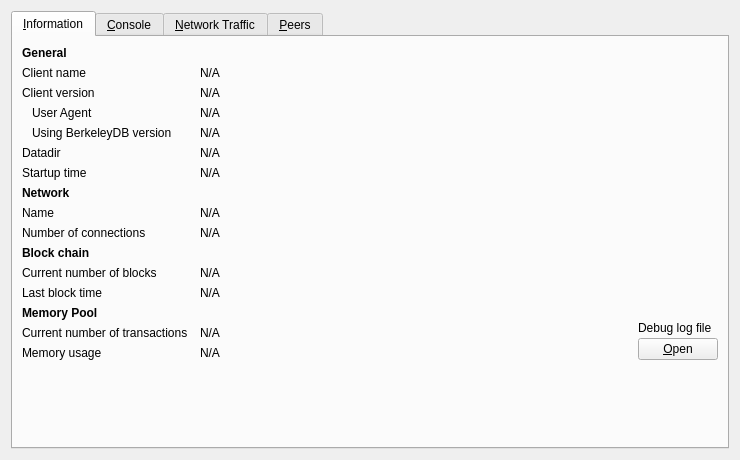
<?xml version="1.0" encoding="UTF-8"?>
<ui version="4.0">
 <class>RPCConsole</class>
 <widget class="QWidget" name="RPCConsole">
  <property name="geometry">
   <rect>
    <x>0</x>
    <y>0</y>
    <width>740</width>
    <height>430</height>
   </rect>
  </property>
  <property name="windowTitle">
   <string>Debug window</string>
  </property>
  <layout class="QVBoxLayout" name="verticalLayout_2">
   <item>
    <widget class="QTabWidget" name="tabWidget">
     <property name="currentIndex">
      <number>0</number>
     </property>
     <widget class="QWidget" name="tab_info">
      <attribute name="title">
       <string>&amp;Information</string>
      </attribute>
      <layout class="QGridLayout" name="gridLayout" columnstretch="0,1,0">
       <property name="horizontalSpacing">
        <number>12</number>
       </property>
       <item row="0" column="0">
        <widget class="QLabel" name="label_9">
         <property name="font">
          <font>
           <weight>75</weight>
           <bold>true</bold>
          </font>
         </property>
         <property name="text">
          <string>General</string>
         </property>
        </widget>
       </item>
       <item row="1" column="0">
        <widget class="QLabel" name="label_5">
         <property name="text">
          <string>Client name</string>
         </property>
        </widget>
       </item>
       <item row="1" column="1" colspan="2">
        <widget class="QLabel" name="clientName">
         <property name="cursor">
          <cursorShape>IBeamCursor</cursorShape>
         </property>
         <property name="text">
          <string>N/A</string>
         </property>
         <property name="textFormat">
          <enum>Qt::PlainText</enum>
         </property>
         <property name="textInteractionFlags">
          <set>Qt::LinksAccessibleByMouse|Qt::TextSelectableByKeyboard|Qt::TextSelectableByMouse</set>
         </property>
        </widget>
       </item>
       <item row="2" column="0">
        <widget class="QLabel" name="label_6">
         <property name="text">
          <string>Client version</string>
         </property>
        </widget>
       </item>
       <item row="2" column="1" colspan="2">
        <widget class="QLabel" name="clientVersion">
         <property name="cursor">
          <cursorShape>IBeamCursor</cursorShape>
         </property>
         <property name="text">
          <string>N/A</string>
         </property>
         <property name="textFormat">
          <enum>Qt::PlainText</enum>
         </property>
         <property name="textInteractionFlags">
          <set>Qt::LinksAccessibleByMouse|Qt::TextSelectableByKeyboard|Qt::TextSelectableByMouse</set>
         </property>
        </widget>
       </item>
       <item row="3" column="0">
        <widget class="QLabel" name="labelClientUserAgent">
         <property name="text">
          <string>User Agent</string>
         </property>
         <property name="indent">
          <number>10</number>
         </property>
        </widget>
       </item>
       <item row="3" column="1" colspan="2">
        <widget class="QLabel" name="clientUserAgent">
         <property name="cursor">
          <cursorShape>IBeamCursor</cursorShape>
         </property>
         <property name="text">
          <string>N/A</string>
         </property>
         <property name="textFormat">
          <enum>Qt::PlainText</enum>
         </property>
         <property name="textInteractionFlags">
          <set>Qt::LinksAccessibleByMouse|Qt::TextSelectableByKeyboard|Qt::TextSelectableByMouse</set>
         </property>
        </widget>
       </item>
       <item row="4" column="0">
        <widget class="QLabel" name="label_berkeleyDBVersion">
         <property name="text">
          <string>Using BerkeleyDB version</string>
         </property>
         <property name="indent">
          <number>10</number>
         </property>
        </widget>
       </item>
       <item row="4" column="1" colspan="2">
        <widget class="QLabel" name="berkeleyDBVersion">
         <property name="cursor">
          <cursorShape>IBeamCursor</cursorShape>
         </property>
         <property name="text">
          <string>N/A</string>
         </property>
         <property name="textFormat">
          <enum>Qt::PlainText</enum>
         </property>
         <property name="textInteractionFlags">
          <set>Qt::LinksAccessibleByMouse|Qt::TextSelectableByKeyboard|Qt::TextSelectableByMouse</set>
         </property>
        </widget>
       </item>
       <item row="5" column="0">
        <widget class="QLabel" name="label_12">
         <property name="text">
          <string>Datadir</string>
         </property>
        </widget>
       </item>
       <item row="5" column="1" colspan="2">
        <widget class="QLabel" name="dataDir">
         <property name="cursor">
          <cursorShape>IBeamCursor</cursorShape>
         </property>
         <property name="text">
          <string>N/A</string>
         </property>
         <property name="textFormat">
          <enum>Qt::PlainText</enum>
         </property>
         <property name="wordWrap">
          <bool>true</bool>
         </property>
         <property name="textInteractionFlags">
          <set>Qt::LinksAccessibleByMouse|Qt::TextSelectableByKeyboard|Qt::TextSelectableByMouse</set>
         </property>
        </widget>
       </item>
       <item row="6" column="0">
        <widget class="QLabel" name="label_13">
         <property name="text">
          <string>Startup time</string>
         </property>
        </widget>
       </item>
       <item row="6" column="1" colspan="2">
        <widget class="QLabel" name="startupTime">
         <property name="cursor">
          <cursorShape>IBeamCursor</cursorShape>
         </property>
         <property name="text">
          <string>N/A</string>
         </property>
         <property name="textFormat">
          <enum>Qt::PlainText</enum>
         </property>
         <property name="textInteractionFlags">
          <set>Qt::LinksAccessibleByMouse|Qt::TextSelectableByKeyboard|Qt::TextSelectableByMouse</set>
         </property>
        </widget>
       </item>
       <item row="7" column="0">
           <widget class="QLabel" name="labelNetwork">
               <property name="font">
                   <font>
                       <weight>75</weight>
                       <bold>true</bold>
                   </font>
               </property>
               <property name="text">
                   <string>Network</string>
               </property>
           </widget>
       </item>
       <item row="8" column="0">
        <widget class="QLabel" name="label_8">
         <property name="text">
          <string>Name</string>
         </property>
        </widget>
       </item>
       <item row="8" column="1" colspan="2">
        <widget class="QLabel" name="networkName">
         <property name="cursor">
          <cursorShape>IBeamCursor</cursorShape>
         </property>
         <property name="text">
          <string>N/A</string>
         </property>
         <property name="textFormat">
          <enum>Qt::PlainText</enum>
         </property>
         <property name="textInteractionFlags">
          <set>Qt::LinksAccessibleByMouse|Qt::TextSelectableByKeyboard|Qt::TextSelectableByMouse</set>
         </property>
        </widget>
       </item>
       <item row="9" column="0">
        <widget class="QLabel" name="label_7">
         <property name="text">
          <string>Number of connections</string>
         </property>
        </widget>
       </item>
       <item row="9" column="1" colspan="2">
        <widget class="QLabel" name="numberOfConnections">
         <property name="cursor">
          <cursorShape>IBeamCursor</cursorShape>
         </property>
         <property name="text">
          <string>N/A</string>
         </property>
         <property name="textFormat">
          <enum>Qt::PlainText</enum>
         </property>
         <property name="textInteractionFlags">
          <set>Qt::LinksAccessibleByMouse|Qt::TextSelectableByKeyboard|Qt::TextSelectableByMouse</set>
         </property>
        </widget>
       </item>
       <item row="10" column="0">
        <widget class="QLabel" name="label_10">
         <property name="font">
          <font>
           <weight>75</weight>
           <bold>true</bold>
          </font>
         </property>
         <property name="text">
          <string>Block chain</string>
         </property>
        </widget>
       </item>
       <item row="11" column="0">
        <widget class="QLabel" name="label_3">
         <property name="text">
          <string>Current number of blocks</string>
         </property>
        </widget>
       </item>
       <item row="11" column="1" colspan="2">
        <widget class="QLabel" name="numberOfBlocks">
         <property name="cursor">
          <cursorShape>IBeamCursor</cursorShape>
         </property>
         <property name="text">
          <string>N/A</string>
         </property>
         <property name="textFormat">
          <enum>Qt::PlainText</enum>
         </property>
         <property name="textInteractionFlags">
          <set>Qt::LinksAccessibleByMouse|Qt::TextSelectableByKeyboard|Qt::TextSelectableByMouse</set>
         </property>
        </widget>
       </item>
       <item row="12" column="0">
        <widget class="QLabel" name="labelLastBlockTime">
         <property name="text">
          <string>Last block time</string>
         </property>
        </widget>
       </item>
       <item row="12" column="1" colspan="2">
        <widget class="QLabel" name="lastBlockTime">
         <property name="cursor">
          <cursorShape>IBeamCursor</cursorShape>
         </property>
         <property name="text">
          <string>N/A</string>
         </property>
         <property name="textFormat">
          <enum>Qt::PlainText</enum>
         </property>
         <property name="textInteractionFlags">
          <set>Qt::LinksAccessibleByMouse|Qt::TextSelectableByKeyboard|Qt::TextSelectableByMouse</set>
         </property>
        </widget>
       </item>
       <item row="13" column="0">
        <widget class="QLabel" name="labelMempoolTitle">
         <property name="font">
          <font>
           <weight>75</weight>
           <bold>true</bold>
          </font>
         </property>
         <property name="text">
          <string>Memory Pool</string>
         </property>
        </widget>
       </item>
       <item row="14" column="0">
        <widget class="QLabel" name="labelNumberOfTransactions">
         <property name="text">
          <string>Current number of transactions</string>
         </property>
        </widget>
       </item>
       <item row="14" column="1">
        <widget class="QLabel" name="mempoolNumberTxs">
         <property name="cursor">
          <cursorShape>IBeamCursor</cursorShape>
         </property>
         <property name="text">
          <string>N/A</string>
         </property>
         <property name="textFormat">
          <enum>Qt::PlainText</enum>
         </property>
         <property name="textInteractionFlags">
          <set>Qt::LinksAccessibleByMouse|Qt::TextSelectableByKeyboard|Qt::TextSelectableByMouse</set>
         </property>
        </widget>
       </item>
       <item row="15" column="0">
        <widget class="QLabel" name="labelMemoryUsage">
         <property name="text">
          <string>Memory usage</string>
         </property>
        </widget>
       </item>
       <item row="15" column="1">
        <widget class="QLabel" name="mempoolSize">
         <property name="cursor">
          <cursorShape>IBeamCursor</cursorShape>
         </property>
         <property name="text">
          <string>N/A</string>
         </property>
         <property name="textFormat">
          <enum>Qt::PlainText</enum>
         </property>
         <property name="textInteractionFlags">
          <set>Qt::LinksAccessibleByMouse|Qt::TextSelectableByKeyboard|Qt::TextSelectableByMouse</set>
         </property>
        </widget>
       </item>
       <item row="13" column="2" rowspan="3">
        <layout class="QVBoxLayout" name="verticalLayoutDebugButton">
         <property name="spacing">
          <number>3</number>
         </property>
         <item>
          <spacer name="verticalSpacer_2">
           <property name="orientation">
            <enum>Qt::Vertical</enum>
           </property>
           <property name="sizeHint" stdset="0">
            <size>
             <width>10</width>
             <height>5</height>
            </size>
           </property>
          </spacer>
         </item>
         <item>
          <widget class="QLabel" name="labelDebugLogfile">
           <property name="text">
            <string>Debug log file</string>
           </property>
          </widget>
         </item>
         <item>
          <widget class="QPushButton" name="openDebugLogfileButton">
           <property name="toolTip">
            <string>Open the %1 debug log file from the current data directory. This can take a few seconds for large log files.</string>
           </property>
           <property name="text">
            <string>&amp;Open</string>
           </property>
           <property name="autoDefault">
            <bool>false</bool>
           </property>
          </widget>
         </item>
        </layout>
       </item>
       <item row="16" column="0">
        <spacer name="verticalSpacer">
         <property name="orientation">
          <enum>Qt::Vertical</enum>
         </property>
         <property name="sizeHint" stdset="0">
          <size>
           <width>20</width>
           <height>40</height>
          </size>
         </property>
        </spacer>
       </item>
      </layout>
     </widget>
     <widget class="QWidget" name="tab_console">
      <attribute name="title">
       <string>&amp;Console</string>
      </attribute>
      <layout class="QVBoxLayout" name="verticalLayout_3">
       <property name="spacing">
        <number>3</number>
       </property>
       <property name="bottomMargin">
        <number>5</number>
       </property>
       <item>
        <layout class="QHBoxLayout" name="horizontalLayout">
         <property name="spacing">
          <number>4</number>
         </property>
         <item>
          <spacer name="horizontalSpacer">
           <property name="orientation">
            <enum>Qt::Horizontal</enum>
           </property>
           <property name="sizeHint" stdset="0">
            <size>
             <width>40</width>
             <height>20</height>
            </size>
           </property>
          </spacer>
         </item>
         <item>
          <widget class="QPushButton" name="fontSmallerButton">
           <property name="maximumSize">
            <size>
             <width>24</width>
             <height>24</height>
            </size>
           </property>
           <property name="text">
            <string/>
           </property>
           <property name="toolTip">
            <string>Decrease font size</string>
           </property>
           <property name="icon">
            <iconset resource="../noirshares.qrc">
             <normaloff>:/icons/fontsmaller</normaloff>:/icons/fontsmaller</iconset>
           </property>
           <property name="iconSize">
            <size>
             <width>24</width>
             <height>16</height>
            </size>
           </property>
           <property name="autoDefault">
            <bool>false</bool>
           </property>
           <property name="flat">
            <bool>true</bool>
           </property>
          </widget>
         </item>
         <item>
          <widget class="QPushButton" name="fontBiggerButton">
           <property name="maximumSize">
            <size>
             <width>24</width>
             <height>24</height>
            </size>
           </property>
           <property name="toolTip">
            <string>Increase font size</string>
           </property>
           <property name="text">
            <string/>
           </property>
           <property name="icon">
            <iconset resource="../noirshares.qrc">
             <normaloff>:/icons/fontbigger</normaloff>:/icons/fontbigger</iconset>
           </property>
           <property name="iconSize">
            <size>
             <width>24</width>
             <height>16</height>
            </size>
           </property>
           <property name="autoDefault">
            <bool>false</bool>
           </property>
           <property name="flat">
            <bool>true</bool>
           </property>
          </widget>
         </item>
         <item>
          <widget class="QPushButton" name="clearButton">
           <property name="maximumSize">
            <size>
             <width>24</width>
             <height>24</height>
            </size>
           </property>
           <property name="toolTip">
            <string>Clear console</string>
           </property>
           <property name="layoutDirection">
            <enum>Qt::LeftToRight</enum>
           </property>
           <property name="text">
            <string/>
           </property>
           <property name="icon">
            <iconset resource="../noirshares.qrc">
             <normaloff>:/icons/remove</normaloff>:/icons/remove</iconset>
           </property>
           <property name="shortcut">
            <string notr="true">Ctrl+L</string>
           </property>
           <property name="autoDefault">
            <bool>false</bool>
           </property>
           <property name="flat">
            <bool>true</bool>
           </property>
          </widget>
         </item>
        </layout>
       </item>
       <item>
        <widget class="QTextEdit" name="messagesWidget">
         <property name="minimumSize">
          <size>
           <width>0</width>
           <height>100</height>
          </size>
         </property>
         <property name="readOnly">
          <bool>true</bool>
         </property>
         <property name="tabKeyNavigation" stdset="0">
          <bool>false</bool>
         </property>
         <property name="columnCount" stdset="0">
          <number>2</number>
         </property>
        </widget>
       </item>
       <item>
        <layout class="QHBoxLayout" name="horizontalLayoutPrompt">
         <property name="spacing">
          <number>3</number>
         </property>
         <item>
          <widget class="QPushButton" name="promptIcon">
           <property name="enabled">
            <bool>false</bool>
           </property>
           <property name="maximumSize">
            <size>
             <width>16</width>
             <height>24</height>
            </size>
           </property>
           <property name="text">
            <string/>
           </property>
           <property name="icon">
            <iconset resource="../noirshares.qrc">
             <normaloff>:/icons/prompticon</normaloff>
             <disabledoff>:/icons/prompticon</disabledoff>:/icons/prompticon</iconset>
           </property>
           <property name="iconSize">
            <size>
             <width>14</width>
             <height>14</height>
            </size>
           </property>
           <property name="autoDefault">
            <bool>false</bool>
           </property>
           <property name="flat">
            <bool>true</bool>
           </property>
          </widget>
         </item>
         <item>
          <widget class="QLineEdit" name="lineEdit">
           <property name="placeholderText">
            <string/>
           </property>
          </widget>
         </item>
        </layout>
       </item>
      </layout>
     </widget>
     <widget class="QWidget" name="tab_nettraffic">
      <attribute name="title">
       <string>&amp;Network Traffic</string>
      </attribute>
      <layout class="QHBoxLayout" name="horizontalLayout_3">
       <item>
        <layout class="QVBoxLayout" name="verticalLayout_4">
         <item>
          <widget class="TrafficGraphWidget" name="trafficGraph" native="true">
           <property name="sizePolicy">
            <sizepolicy hsizetype="Expanding" vsizetype="Expanding">
             <horstretch>0</horstretch>
             <verstretch>0</verstretch>
            </sizepolicy>
           </property>
          </widget>
         </item>
         <item>
          <layout class="QHBoxLayout" name="horizontalLayout_2">
           <item>
            <widget class="QSlider" name="sldGraphRange">
             <property name="minimum">
              <number>1</number>
             </property>
             <property name="maximum">
              <number>288</number>
             </property>
             <property name="pageStep">
              <number>12</number>
             </property>
             <property name="value">
              <number>6</number>
             </property>
             <property name="orientation">
              <enum>Qt::Horizontal</enum>
             </property>
            </widget>
           </item>
           <item>
            <widget class="QLabel" name="lblGraphRange">
             <property name="minimumSize">
              <size>
               <width>100</width>
               <height>0</height>
              </size>
             </property>
             <property name="alignment">
              <set>Qt::AlignCenter</set>
             </property>
            </widget>
           </item>
           <item>
            <widget class="QPushButton" name="btnClearTrafficGraph">
             <property name="text">
              <string>&amp;Clear</string>
             </property>
             <property name="autoDefault">
              <bool>false</bool>
             </property>
            </widget>
           </item>
          </layout>
         </item>
        </layout>
       </item>
       <item>
        <layout class="QVBoxLayout" name="verticalLayout">
         <item>
          <widget class="QGroupBox" name="groupBox">
           <property name="title">
            <string>Totals</string>
           </property>
           <layout class="QVBoxLayout" name="verticalLayout_5">
            <item>
             <layout class="QHBoxLayout" name="horizontalLayout_4">
              <item>
               <widget class="Line" name="line">
                <property name="sizePolicy">
                 <sizepolicy hsizetype="Fixed" vsizetype="Fixed">
                  <horstretch>0</horstretch>
                  <verstretch>0</verstretch>
                 </sizepolicy>
                </property>
                <property name="minimumSize">
                 <size>
                  <width>10</width>
                  <height>0</height>
                 </size>
                </property>
                <property name="palette">
                 <palette>
                  <active>
                   <colorrole role="Light">
                    <brush brushstyle="SolidPattern">
                     <color alpha="255">
                      <red>0</red>
                      <green>255</green>
                      <blue>0</blue>
                     </color>
                    </brush>
                   </colorrole>
                  </active>
                  <inactive>
                   <colorrole role="Light">
                    <brush brushstyle="SolidPattern">
                     <color alpha="255">
                      <red>0</red>
                      <green>255</green>
                      <blue>0</blue>
                     </color>
                    </brush>
                   </colorrole>
                  </inactive>
                  <disabled>
                   <colorrole role="Light">
                    <brush brushstyle="SolidPattern">
                     <color alpha="255">
                      <red>0</red>
                      <green>255</green>
                      <blue>0</blue>
                     </color>
                    </brush>
                   </colorrole>
                  </disabled>
                 </palette>
                </property>
                <property name="orientation">
                 <enum>Qt::Horizontal</enum>
                </property>
               </widget>
              </item>
              <item>
               <widget class="QLabel" name="label_16">
                <property name="text">
                 <string>Received</string>
                </property>
               </widget>
              </item>
              <item>
               <widget class="QLabel" name="lblBytesIn">
                <property name="minimumSize">
                 <size>
                  <width>50</width>
                  <height>0</height>
                 </size>
                </property>
                <property name="alignment">
                 <set>Qt::AlignRight|Qt::AlignTrailing|Qt::AlignVCenter</set>
                </property>
               </widget>
              </item>
             </layout>
            </item>
            <item>
             <layout class="QHBoxLayout" name="horizontalLayout_5">
              <item>
               <widget class="Line" name="line_2">
                <property name="sizePolicy">
                 <sizepolicy hsizetype="Fixed" vsizetype="Fixed">
                  <horstretch>0</horstretch>
                  <verstretch>0</verstretch>
                 </sizepolicy>
                </property>
                <property name="minimumSize">
                 <size>
                  <width>10</width>
                  <height>0</height>
                 </size>
                </property>
                <property name="palette">
                 <palette>
                  <active>
                   <colorrole role="Light">
                    <brush brushstyle="SolidPattern">
                     <color alpha="255">
                      <red>255</red>
                      <green>0</green>
                      <blue>0</blue>
                     </color>
                    </brush>
                   </colorrole>
                  </active>
                  <inactive>
                   <colorrole role="Light">
                    <brush brushstyle="SolidPattern">
                     <color alpha="255">
                      <red>255</red>
                      <green>0</green>
                      <blue>0</blue>
                     </color>
                    </brush>
                   </colorrole>
                  </inactive>
                  <disabled>
                   <colorrole role="Light">
                    <brush brushstyle="SolidPattern">
                     <color alpha="255">
                      <red>255</red>
                      <green>0</green>
                      <blue>0</blue>
                     </color>
                    </brush>
                   </colorrole>
                  </disabled>
                 </palette>
                </property>
                <property name="orientation">
                 <enum>Qt::Horizontal</enum>
                </property>
               </widget>
              </item>
              <item>
               <widget class="QLabel" name="label_17">
                <property name="text">
                 <string>Sent</string>
                </property>
               </widget>
              </item>
              <item>
               <widget class="QLabel" name="lblBytesOut">
                <property name="minimumSize">
                 <size>
                  <width>50</width>
                  <height>0</height>
                 </size>
                </property>
                <property name="alignment">
                 <set>Qt::AlignRight|Qt::AlignTrailing|Qt::AlignVCenter</set>
                </property>
               </widget>
              </item>
             </layout>
            </item>
            <item>
             <spacer name="verticalSpacer_4">
              <property name="orientation">
               <enum>Qt::Vertical</enum>
              </property>
              <property name="sizeHint" stdset="0">
               <size>
                <width>20</width>
                <height>407</height>
               </size>
              </property>
             </spacer>
            </item>
           </layout>
          </widget>
         </item>
        </layout>
       </item>
      </layout>
     </widget>
     <widget class="QWidget" name="tab_peers">
      <attribute name="title">
       <string>&amp;Peers</string>
      </attribute>
      <layout class="QGridLayout" name="gridLayout_2">
       <item row="0" column="0" rowspan="2">
        <layout class="QVBoxLayout" name="verticalLayout_101">
         <property name="spacing">
          <number>0</number>
         </property>
         <item>
          <widget class="QTableView" name="peerWidget">
           <property name="horizontalScrollBarPolicy">
            <enum>Qt::ScrollBarAsNeeded</enum>
           </property>
           <property name="tabKeyNavigation">
            <bool>false</bool>
           </property>
           <property name="sortingEnabled">
            <bool>true</bool>
           </property>
           <attribute name="horizontalHeaderHighlightSections">
            <bool>false</bool>
           </attribute>
          </widget>
         </item>
         <item>
          <widget class="QLabel" name="banHeading">
           <property name="sizePolicy">
            <sizepolicy hsizetype="Preferred" vsizetype="Minimum">
             <horstretch>0</horstretch>
             <verstretch>0</verstretch>
            </sizepolicy>
           </property>
           <property name="minimumSize">
            <size>
             <width>300</width>
             <height>32</height>
            </size>
           </property>
           <property name="maximumSize">
            <size>
             <width>16777215</width>
             <height>32</height>
            </size>
           </property>
           <property name="font">
            <font>
             <pointsize>12</pointsize>
            </font>
           </property>
           <property name="cursor">
            <cursorShape>IBeamCursor</cursorShape>
           </property>
           <property name="text">
            <string>Banned peers</string>
           </property>
           <property name="alignment">
            <set>Qt::AlignBottom|Qt::AlignLeading|Qt::AlignLeft</set>
           </property>
           <property name="wordWrap">
            <bool>true</bool>
           </property>
           <property name="textInteractionFlags">
            <set>Qt::NoTextInteraction</set>
           </property>
          </widget>
         </item>
         <item>
          <widget class="QTableView" name="banlistWidget">
           <property name="sizePolicy">
            <sizepolicy hsizetype="Expanding" vsizetype="Expanding">
             <horstretch>0</horstretch>
             <verstretch>0</verstretch>
            </sizepolicy>
           </property>
           <property name="horizontalScrollBarPolicy">
            <enum>Qt::ScrollBarAsNeeded</enum>
           </property>
           <property name="tabKeyNavigation">
            <bool>false</bool>
           </property>
           <property name="sortingEnabled">
            <bool>true</bool>
           </property>
           <attribute name="horizontalHeaderHighlightSections">
            <bool>false</bool>
           </attribute>
          </widget>
         </item>
        </layout>
       </item>
       <item row="0" column="1">
        <widget class="QLabel" name="peerHeading">
         <property name="sizePolicy">
          <sizepolicy hsizetype="Preferred" vsizetype="Minimum">
           <horstretch>0</horstretch>
           <verstretch>0</verstretch>
          </sizepolicy>
         </property>
         <property name="minimumSize">
          <size>
           <width>300</width>
           <height>32</height>
          </size>
         </property>
         <property name="font">
          <font>
           <pointsize>10</pointsize>
          </font>
         </property>
         <property name="cursor">
          <cursorShape>IBeamCursor</cursorShape>
         </property>
         <property name="text">
          <string>Select a peer to view detailed information.</string>
         </property>
         <property name="alignment">
          <set>Qt::AlignHCenter|Qt::AlignTop</set>
         </property>
         <property name="wordWrap">
          <bool>true</bool>
         </property>
         <property name="textInteractionFlags">
          <set>Qt::LinksAccessibleByMouse|Qt::TextSelectableByKeyboard|Qt::TextSelectableByMouse</set>
         </property>
        </widget>
       </item>
       <item row="1" column="1">
        <widget class="QWidget" name="detailWidget" native="true">
         <property name="minimumSize">
          <size>
           <width>300</width>
           <height>0</height>
          </size>
         </property>
         <layout class="QGridLayout" name="gridLayout_3">
          <item row="0" column="0">
           <widget class="QLabel" name="label_30">
            <property name="text">
             <string>Whitelisted</string>
            </property>
           </widget>
          </item>
          <item row="0" column="2">
           <widget class="QLabel" name="peerWhitelisted">
            <property name="cursor">
             <cursorShape>IBeamCursor</cursorShape>
            </property>
            <property name="text">
             <string>N/A</string>
            </property>
            <property name="textFormat">
             <enum>Qt::PlainText</enum>
            </property>
            <property name="textInteractionFlags">
             <set>Qt::LinksAccessibleByMouse|Qt::TextSelectableByKeyboard|Qt::TextSelectableByMouse</set>
            </property>
           </widget>
          </item>
          <item row="1" column="0">
           <widget class="QLabel" name="label_23">
            <property name="text">
             <string>Direction</string>
            </property>
           </widget>
          </item>
          <item row="1" column="2">
           <widget class="QLabel" name="peerDirection">
            <property name="cursor">
             <cursorShape>IBeamCursor</cursorShape>
            </property>
            <property name="text">
             <string>N/A</string>
            </property>
            <property name="textFormat">
             <enum>Qt::PlainText</enum>
            </property>
            <property name="textInteractionFlags">
             <set>Qt::LinksAccessibleByMouse|Qt::TextSelectableByKeyboard|Qt::TextSelectableByMouse</set>
            </property>
           </widget>
          </item>
          <item row="2" column="0">
           <widget class="QLabel" name="label_21">
            <property name="text">
             <string>Version</string>
            </property>
           </widget>
          </item>
          <item row="2" column="2">
           <widget class="QLabel" name="peerVersion">
            <property name="cursor">
             <cursorShape>IBeamCursor</cursorShape>
            </property>
            <property name="text">
             <string>N/A</string>
            </property>
            <property name="textFormat">
             <enum>Qt::PlainText</enum>
            </property>
            <property name="textInteractionFlags">
             <set>Qt::LinksAccessibleByMouse|Qt::TextSelectableByKeyboard|Qt::TextSelectableByMouse</set>
            </property>
           </widget>
          </item>
          <item row="3" column="0">
           <widget class="QLabel" name="label_28">
            <property name="text">
             <string>User Agent</string>
            </property>
           </widget>
          </item>
          <item row="3" column="2">
           <widget class="QLabel" name="peerSubversion">
            <property name="cursor">
             <cursorShape>IBeamCursor</cursorShape>
            </property>
            <property name="text">
             <string>N/A</string>
            </property>
            <property name="textFormat">
             <enum>Qt::PlainText</enum>
            </property>
            <property name="textInteractionFlags">
             <set>Qt::LinksAccessibleByMouse|Qt::TextSelectableByKeyboard|Qt::TextSelectableByMouse</set>
            </property>
           </widget>
          </item>
          <item row="4" column="0">
           <widget class="QLabel" name="label_4">
            <property name="text">
             <string>Services</string>
            </property>
           </widget>
          </item>
          <item row="4" column="2">
           <widget class="QLabel" name="peerServices">
            <property name="cursor">
             <cursorShape>IBeamCursor</cursorShape>
            </property>
            <property name="text">
             <string>N/A</string>
            </property>
            <property name="textFormat">
             <enum>Qt::PlainText</enum>
            </property>
            <property name="textInteractionFlags">
             <set>Qt::LinksAccessibleByMouse|Qt::TextSelectableByKeyboard|Qt::TextSelectableByMouse</set>
            </property>
           </widget>
          </item>
          <item row="5" column="0">
           <widget class="QLabel" name="label_29">
            <property name="text">
             <string>Starting Block</string>
            </property>
           </widget>
          </item>
          <item row="5" column="2">
           <widget class="QLabel" name="peerHeight">
            <property name="cursor">
             <cursorShape>IBeamCursor</cursorShape>
            </property>
            <property name="text">
             <string>N/A</string>
            </property>
            <property name="textFormat">
             <enum>Qt::PlainText</enum>
            </property>
            <property name="textInteractionFlags">
             <set>Qt::LinksAccessibleByMouse|Qt::TextSelectableByKeyboard|Qt::TextSelectableByMouse</set>
            </property>
           </widget>
          </item>
          <item row="6" column="0">
           <widget class="QLabel" name="label_27">
            <property name="text">
             <string>Synced Headers</string>
            </property>
           </widget>
          </item>
          <item row="6" column="2">
           <widget class="QLabel" name="peerSyncHeight">
            <property name="cursor">
             <cursorShape>IBeamCursor</cursorShape>
            </property>
            <property name="text">
             <string>N/A</string>
            </property>
            <property name="textFormat">
             <enum>Qt::PlainText</enum>
            </property>
            <property name="textInteractionFlags">
             <set>Qt::LinksAccessibleByMouse|Qt::TextSelectableByKeyboard|Qt::TextSelectableByMouse</set>
            </property>
           </widget>
          </item>
          <item row="7" column="0">
           <widget class="QLabel" name="label_25">
            <property name="text">
             <string>Synced Blocks</string>
            </property>
           </widget>
          </item>
          <item row="7" column="2">
           <widget class="QLabel" name="peerCommonHeight">
            <property name="cursor">
             <cursorShape>IBeamCursor</cursorShape>
            </property>
            <property name="text">
             <string>N/A</string>
            </property>
            <property name="textFormat">
             <enum>Qt::PlainText</enum>
            </property>
            <property name="textInteractionFlags">
             <set>Qt::LinksAccessibleByMouse|Qt::TextSelectableByKeyboard|Qt::TextSelectableByMouse</set>
            </property>
           </widget>
          </item>
          <item row="8" column="0">
           <widget class="QLabel" name="label_24">
            <property name="text">
             <string>Ban Score</string>
            </property>
           </widget>
          </item>
          <item row="8" column="2">
           <widget class="QLabel" name="peerBanScore">
            <property name="cursor">
             <cursorShape>IBeamCursor</cursorShape>
            </property>
            <property name="text">
             <string>N/A</string>
            </property>
            <property name="textFormat">
             <enum>Qt::PlainText</enum>
            </property>
            <property name="textInteractionFlags">
             <set>Qt::LinksAccessibleByMouse|Qt::TextSelectableByKeyboard|Qt::TextSelectableByMouse</set>
            </property>
           </widget>
          </item>
          <item row="9" column="0">
           <widget class="QLabel" name="label_22">
            <property name="text">
             <string>Connection Time</string>
            </property>
           </widget>
          </item>
          <item row="9" column="2">
           <widget class="QLabel" name="peerConnTime">
            <property name="cursor">
             <cursorShape>IBeamCursor</cursorShape>
            </property>
            <property name="text">
             <string>N/A</string>
            </property>
            <property name="textFormat">
             <enum>Qt::PlainText</enum>
            </property>
            <property name="textInteractionFlags">
             <set>Qt::LinksAccessibleByMouse|Qt::TextSelectableByKeyboard|Qt::TextSelectableByMouse</set>
            </property>
           </widget>
          </item>
          <item row="10" column="0">
           <widget class="QLabel" name="label_15">
            <property name="text">
             <string>Last Send</string>
            </property>
           </widget>
          </item>
          <item row="10" column="2">
           <widget class="QLabel" name="peerLastSend">
            <property name="cursor">
             <cursorShape>IBeamCursor</cursorShape>
            </property>
            <property name="text">
             <string>N/A</string>
            </property>
            <property name="textFormat">
             <enum>Qt::PlainText</enum>
            </property>
            <property name="textInteractionFlags">
             <set>Qt::LinksAccessibleByMouse|Qt::TextSelectableByKeyboard|Qt::TextSelectableByMouse</set>
            </property>
           </widget>
          </item>
          <item row="11" column="0">
           <widget class="QLabel" name="label_19">
            <property name="text">
             <string>Last Receive</string>
            </property>
           </widget>
          </item>
          <item row="11" column="2">
           <widget class="QLabel" name="peerLastRecv">
            <property name="cursor">
             <cursorShape>IBeamCursor</cursorShape>
            </property>
            <property name="text">
             <string>N/A</string>
            </property>
            <property name="textFormat">
             <enum>Qt::PlainText</enum>
            </property>
            <property name="textInteractionFlags">
             <set>Qt::LinksAccessibleByMouse|Qt::TextSelectableByKeyboard|Qt::TextSelectableByMouse</set>
            </property>
           </widget>
          </item>
          <item row="12" column="0">
           <widget class="QLabel" name="label_18">
            <property name="text">
             <string>Sent</string>
            </property>
           </widget>
          </item>
          <item row="12" column="2">
           <widget class="QLabel" name="peerBytesSent">
            <property name="cursor">
             <cursorShape>IBeamCursor</cursorShape>
            </property>
            <property name="text">
             <string>N/A</string>
            </property>
            <property name="textFormat">
             <enum>Qt::PlainText</enum>
            </property>
            <property name="textInteractionFlags">
             <set>Qt::LinksAccessibleByMouse|Qt::TextSelectableByKeyboard|Qt::TextSelectableByMouse</set>
            </property>
           </widget>
          </item>
          <item row="13" column="0">
           <widget class="QLabel" name="label_20">
            <property name="text">
             <string>Received</string>
            </property>
           </widget>
          </item>
          <item row="13" column="2">
           <widget class="QLabel" name="peerBytesRecv">
            <property name="cursor">
             <cursorShape>IBeamCursor</cursorShape>
            </property>
            <property name="text">
             <string>N/A</string>
            </property>
            <property name="textFormat">
             <enum>Qt::PlainText</enum>
            </property>
            <property name="textInteractionFlags">
             <set>Qt::LinksAccessibleByMouse|Qt::TextSelectableByKeyboard|Qt::TextSelectableByMouse</set>
            </property>
           </widget>
          </item>
          <item row="14" column="0">
           <widget class="QLabel" name="label_26">
            <property name="text">
             <string>Ping Time</string>
            </property>
           </widget>
          </item>
          <item row="14" column="2">
           <widget class="QLabel" name="peerPingTime">
            <property name="cursor">
             <cursorShape>IBeamCursor</cursorShape>
            </property>
            <property name="text">
             <string>N/A</string>
            </property>
            <property name="textFormat">
             <enum>Qt::PlainText</enum>
            </property>
            <property name="textInteractionFlags">
             <set>Qt::LinksAccessibleByMouse|Qt::TextSelectableByKeyboard|Qt::TextSelectableByMouse</set>
            </property>
           </widget>
          </item>
          <item row="15" column="0">
           <widget class="QLabel" name="peerPingWaitLabel">
            <property name="toolTip">
             <string>The duration of a currently outstanding ping.</string>
            </property>
            <property name="text">
             <string>Ping Wait</string>
            </property>
           </widget>
          </item>
          <item row="15" column="2">
           <widget class="QLabel" name="peerPingWait">
            <property name="cursor">
             <cursorShape>IBeamCursor</cursorShape>
            </property>
            <property name="text">
             <string>N/A</string>
            </property>
            <property name="textFormat">
             <enum>Qt::PlainText</enum>
            </property>
            <property name="textInteractionFlags">
             <set>Qt::LinksAccessibleByMouse|Qt::TextSelectableByKeyboard|Qt::TextSelectableByMouse</set>
            </property>
           </widget>
          </item>
          <item row="16" column="0">
           <widget class="QLabel" name="label_timeoffset">
            <property name="text">
             <string>Time Offset</string>
            </property>
           </widget>
          </item>
          <item row="16" column="2">
           <widget class="QLabel" name="timeoffset">
            <property name="cursor">
             <cursorShape>IBeamCursor</cursorShape>
            </property>
            <property name="text">
             <string>N/A</string>
            </property>
            <property name="textFormat">
             <enum>Qt::PlainText</enum>
            </property>
            <property name="textInteractionFlags">
             <set>Qt::LinksAccessibleByMouse|Qt::TextSelectableByKeyboard|Qt::TextSelectableByMouse</set>
            </property>
           </widget>
          </item>
          <item row="17" column="1">
           <spacer name="verticalSpacer_3">
            <property name="orientation">
             <enum>Qt::Vertical</enum>
            </property>
            <property name="sizeHint" stdset="0">
             <size>
              <width>20</width>
              <height>40</height>
             </size>
            </property>
           </spacer>
          </item>
         </layout>
        </widget>
       </item>
      </layout>
     </widget>
    </widget>
   </item>
  </layout>
 </widget>
 <customwidgets>
  <customwidget>
   <class>TrafficGraphWidget</class>
   <extends>QWidget</extends>
   <header>trafficgraphwidget.h</header>
   <container>1</container>
   <slots>
    <slot>clear()</slot>
   </slots>
  </customwidget>
 </customwidgets>
 <resources>
  <include location="../noirshares.qrc"/>
 </resources>
 <connections/>
</ui>
